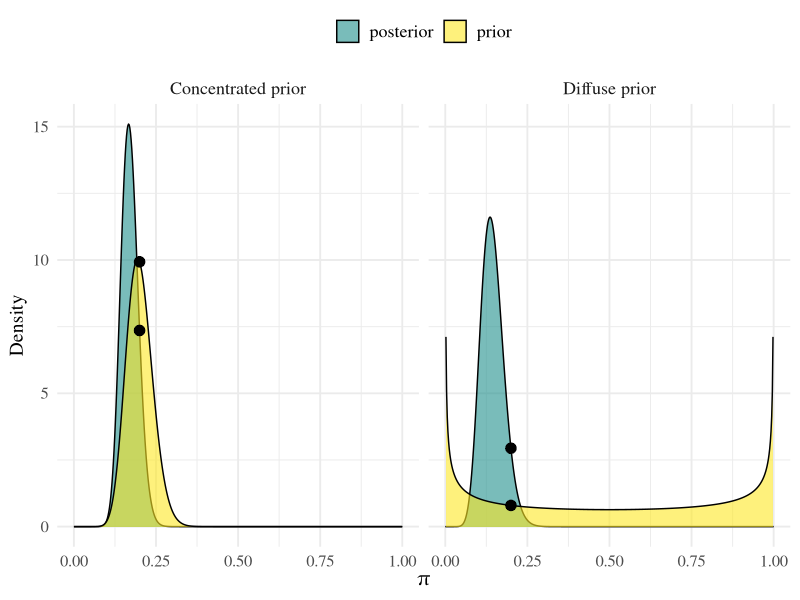
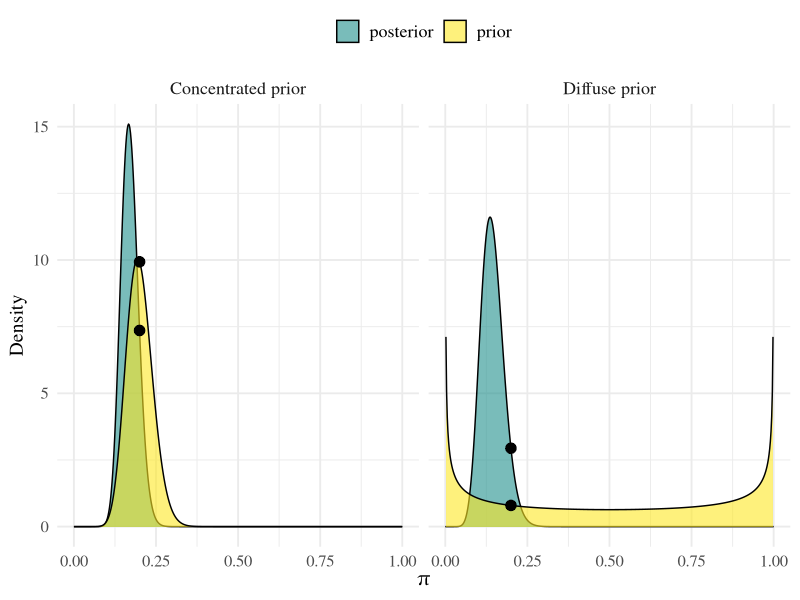
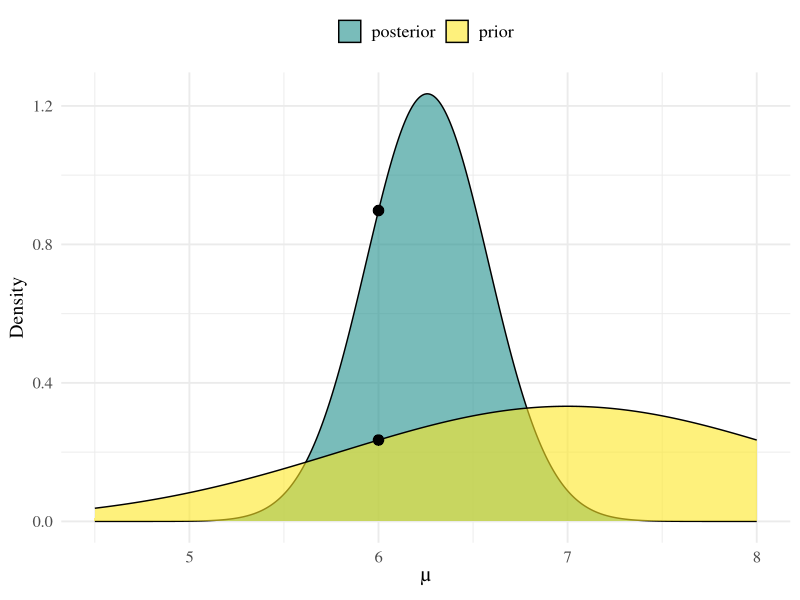
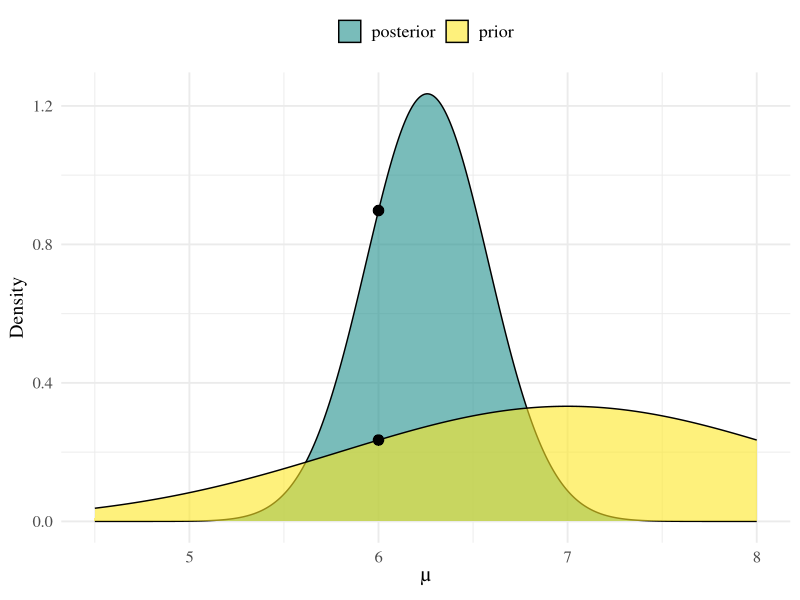

Here is the R script that generated these plots, in order:
## ---- chunk 1
knitr::opts_chunk$set(
  echo = TRUE,
  include = !knitr::is_latex_output()
)
## ---- chunk 2
library(tidyverse)

# Data and null value
x <- 14
n <- 100
pi0 <- 0.2

# Two priors: diffuse and concentrated
priors <- tribble(
  ~label, ~a, ~b,
  "Diffuse prior", 0.5, 0.5,
  "Concentrated prior", 20, 80
)

# Expand grid of pi values
pi_vals <- tibble(pi = seq(0, 1, length.out = 500)) %>%
  crossing(priors) %>%
  mutate(
    a_post = a + x,
    b_post = b + n - x,
    prior = dbeta(pi, a, b),
    posterior = dbeta(pi, a_post, b_post)
  ) %>%
  pivot_longer(cols = c(prior, posterior),
               names_to = "distribution",
               values_to = "density")

# Highlight densities at pi = 0.2
points <- priors %>%
  mutate(
    a_post = a + x,
    b_post = b + n - x,
    prior = dbeta(pi0, a, b),
    posterior = dbeta(pi0, a_post, b_post)
  ) %>%
  pivot_longer(cols = c(prior, posterior),
               names_to = "distribution",
               values_to = "density") %>%
  mutate(pi = pi0)

# Plot
p <- ggplot(pi_vals, aes(x = pi, y = density, fill = distribution)) +
  geom_area(alpha = 0.6, position = "identity", color = "black") +
  geom_point(data = points,
             aes(x = pi, y = density),
             shape = 21,
             fill = "black",
             color = "black",
             size = 3.5,
             stroke = 0.3,
             show.legend = FALSE) +
  facet_wrap(~ label, ncol = 2) +
  scale_fill_manual(values = c("prior" = "#FDE725FF",
                               "posterior" = "#21908CFF")) +
  labs(x = expression(paste("\u03c0")), y = "Density") +
  theme_minimal(base_size = 14, base_family = "Times") +
  theme(
    legend.title = element_blank(),
    legend.position = "top",
    legend.text = element_text(size = 13),
    axis.title = element_text(size = 14),
    axis.title.x = element_text(size = 16),
    axis.text = element_text(size = 12),
    strip.text = element_text(size = 13)
  )

# Save as PDF and PNG
ggsave("savage_dickey_plot.pdf", plot = p, width = 6, height = 4, device = cairo_pdf)
ggsave("savage_dickey_plot.png", plot = p, width = 6, height = 4, dpi = 300)
## ---- chunk 3
library(tidyverse)

# Data: Normal likelihood with known sigma
xbar <- 6.2
n <- 20
sigma <- 1.5
mu0 <- 6  # Null value

# Prior: Normal
mu_prior <- 7
tau <- 1.2

# Posterior: derived from Normal-Normal conjugacy
mu_post <- (mu_prior / tau^2 + n * xbar / sigma^2) / (1 / tau^2 + n / sigma^2)
tau_post <- sqrt(1 / (1 / tau^2 + n / sigma^2))

# Densities at mu0
dens_prior <- dnorm(mu0, mean = mu_prior, sd = tau)
dens_post  <- dnorm(mu0, mean = mu_post, sd = tau_post)

# Data for prior and posterior curves
mu_vals <- tibble(mu = seq(4.5, 8, length.out = 500)) %>%
  mutate(
    prior = dnorm(mu, mu_prior, tau),
    posterior = dnorm(mu, mu_post, tau_post)
  ) %>%
  pivot_longer(cols = c(prior, posterior),
               names_to = "distribution",
               values_to = "density")

# Point at mu0
point <- tibble(
  mu = mu0,
  density = c(dens_prior, dens_post),
  distribution = c("prior", "posterior")
)

# Plot
p <- ggplot(mu_vals, aes(x = mu, y = density, fill = distribution)) +
  geom_area(alpha = 0.6, position = "identity", color = "black") +
  geom_point(data = point,
             aes(x = mu, y = density),
             shape = 21,
             fill = "black",
             color = "black",
             size = 3.5,
             stroke = 0.3,
             show.legend = FALSE) +
  scale_fill_manual(values = c("prior" = "#FDE725FF",
                               "posterior" = "#21908CFF")) +
  labs(x = expression(paste("\u03bc")), y = "Density") +
  theme_minimal(base_size = 14, base_family = "Times") +
  theme(
    legend.title = element_blank(),
    legend.position = "top",
    legend.text = element_text(size = 13),
    axis.title = element_text(size = 14),
    axis.title.x = element_text(size = 16),
    axis.text = element_text(size = 12)
  )

# Save
ggsave("savage_dickey_normal.pdf", plot = p, width = 6, height = 4, device = cairo_pdf)
ggsave("savage_dickey_normal.png", plot = p, width = 6, height = 4, dpi = 300)
